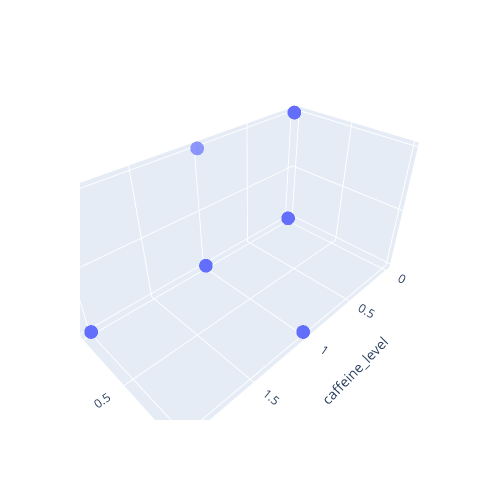

Notebook source saved alongside this figure:
### Code cell
fig = px.scatter_3d(df_pca,
                    x = 'caffeine_level',
                    y = 'category_Black Tea',
                    z = 'category_White Tea',
                    opacity=0.7, width=500, height=500
           )
fig.show()

### Figure 1 — Plotly figure (JSON) as saved in the notebook; plotly's stock layout.template omitted (floating-point values rounded to 4 significant figures; data arrays with more than 128 entries replaced by an {"elided": "..."} marker saying what was removed)
{"data": [{"hovertemplate": "caffeine_level=%{x}<br>category_Black Tea=%{y}<br>category_White Tea=%{z}<extra></extra>", "legendgroup": "", "marker": {"color": "#636efa", "opacity": 0.7, "symbol": "circle"}, "mode": "markers", "name": "", "scene": "scene", "showlegend": false, "type": "scatter3d", "x": {"elided": "136 int values"}, "y": {"elided": "136 int values"}, "z": {"elided": "136 int values"}}], "layout": {"height": 500, "legend": {"tracegroupgap": 0}, "margin": {"t": 60}, "scene": {"domain": {"x": [0, 1], "y": [0, 1]}, "xaxis": {"title": {"text": "caffeine_level"}}, "yaxis": {"title": {"text": "category_Black Tea"}}, "zaxis": {"title": {"text": "category_White Tea"}}}, "width": 500}}
